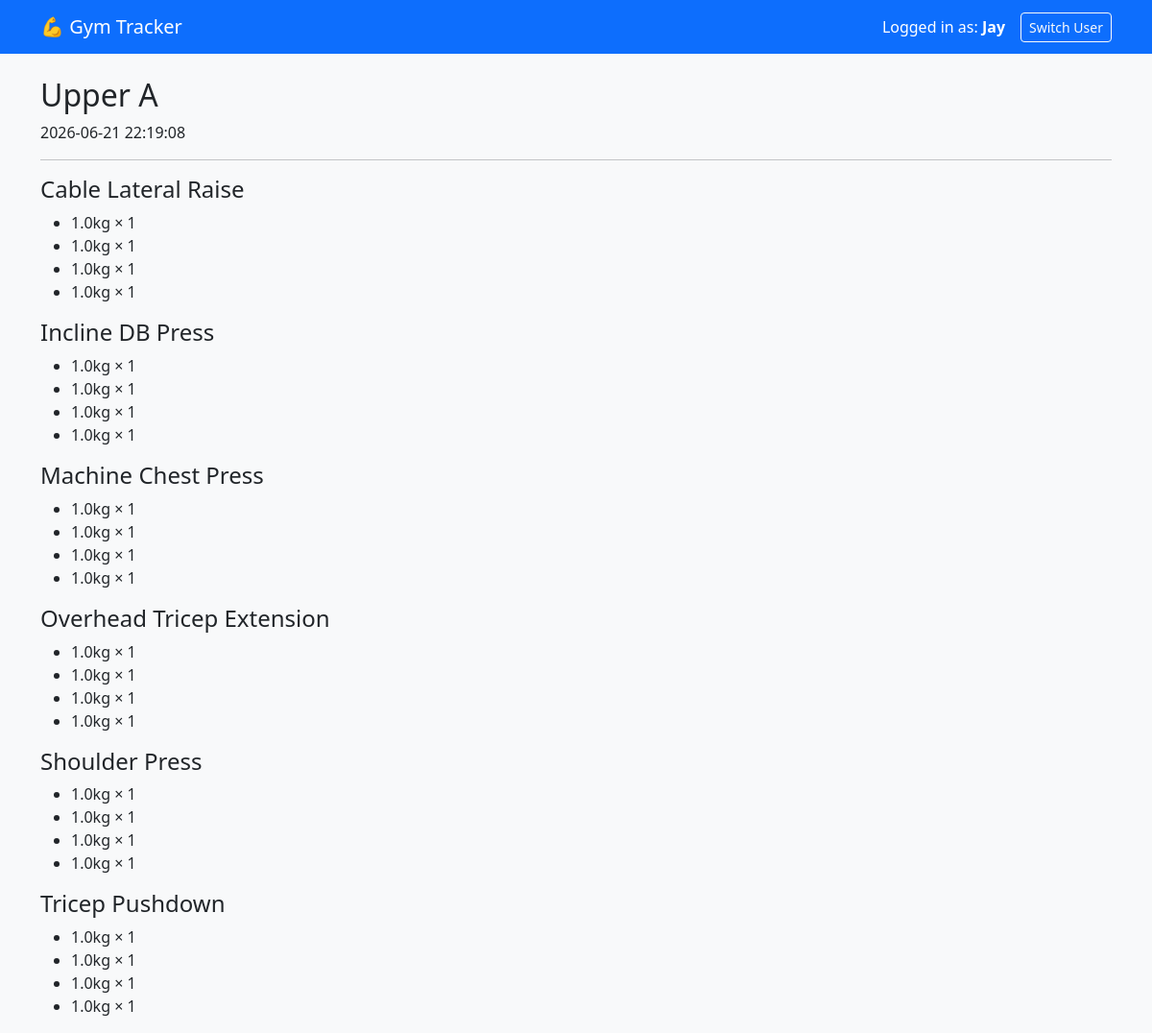
/workout_history/1 (signed in), run on the app's committed database.
### tables this page shows
CREATE TABLE workouts (
    id INTEGER PRIMARY KEY AUTOINCREMENT,
    workout_type TEXT NOT NULL,
    workout_date DATETIME DEFAULT CURRENT_TIMESTAMP
, user_id INTEGER);

CREATE TABLE exercise_sets (
    id INTEGER PRIMARY KEY AUTOINCREMENT,
    workout_id INTEGER,
    exercise_name TEXT,
    set_number INTEGER,
    weight REAL,
    reps INTEGER,
    FOREIGN KEY(workout_id) REFERENCES workouts(id)
);

### app.py (the view)
@app.route("/workout_history/<int:workout_id>")
def workout_history(workout_id):
    conn = get_db()
    cursor = conn.cursor()
    cursor.execute("""
        SELECT *
        FROM workouts
        WHERE id = ?
    """, (workout_id,))
    workout = cursor.fetchone()
    cursor.execute("""
        SELECT *
        FROM exercise_sets
        WHERE workout_id = ?
        ORDER BY exercise_name, set_number
    """, (workout_id,))
    sets = cursor.fetchall()
    conn.close()
    exercises = {}
    for s in sets:
        exercise = s["exercise_name"]
        if exercise not in exercises:
            exercises[exercise] = []
        exercises[exercise].append(
            f'{s["weight"]}kg × {s["reps"]}'
        )
    return render_template(
        "workout_history.html",
        workout=workout,
        exercises=exercises
    )

### app.py (called while the page is built)
def get_db():
    conn = sqlite3.connect("gym.db")
    conn.row_factory = sqlite3.Row
    return conn

### templates/workout_history.html
{% extends "base.html" %}
{% block content %}
<h2>{{ workout["workout_type"] }}</h2>
<p>
{{ workout["workout_date"] }}
</p>
<hr>
{% for exercise, sets in exercises.items() %}
<h4>{{ exercise }}</h4>
<ul>
{% for s in sets %}
<li>{{ s }}</li>
{% endfor %}
</ul>
{% endfor %}
{% endblock %}

### data on the page
workouts: workout_type "Upper A", workout_date "2026-06-21 22:19:08"
exercise_sets: exercise_name "Cable Lateral Raise", sets "1.0kg × 1" "1.0kg × 1" "1.0kg × 1" "1.0kg × 1"
exercise_sets: exercise_name "Incline DB Press", sets "1.0kg × 1" "1.0kg × 1" "1.0kg × 1" "1.0kg × 1"
exercise_sets: exercise_name "Machine Chest Press", sets "1.0kg × 1" "1.0kg × 1" "1.0kg × 1" "1.0kg × 1"
exercise_sets: exercise_name "Overhead Tricep Extension", sets "1.0kg × 1" "1.0kg × 1" "1.0kg × 1" "1.0kg × 1"
exercise_sets: exercise_name "Shoulder Press", sets "1.0kg × 1" "1.0kg × 1" "1.0kg × 1" "1.0kg × 1"
exercise_sets: exercise_name "Tricep Pushdown", sets "1.0kg × 1" "1.0kg × 1" "1.0kg × 1" "1.0kg × 1"

### other printed values
{{ session.get("username", "User") }} "Jay"
